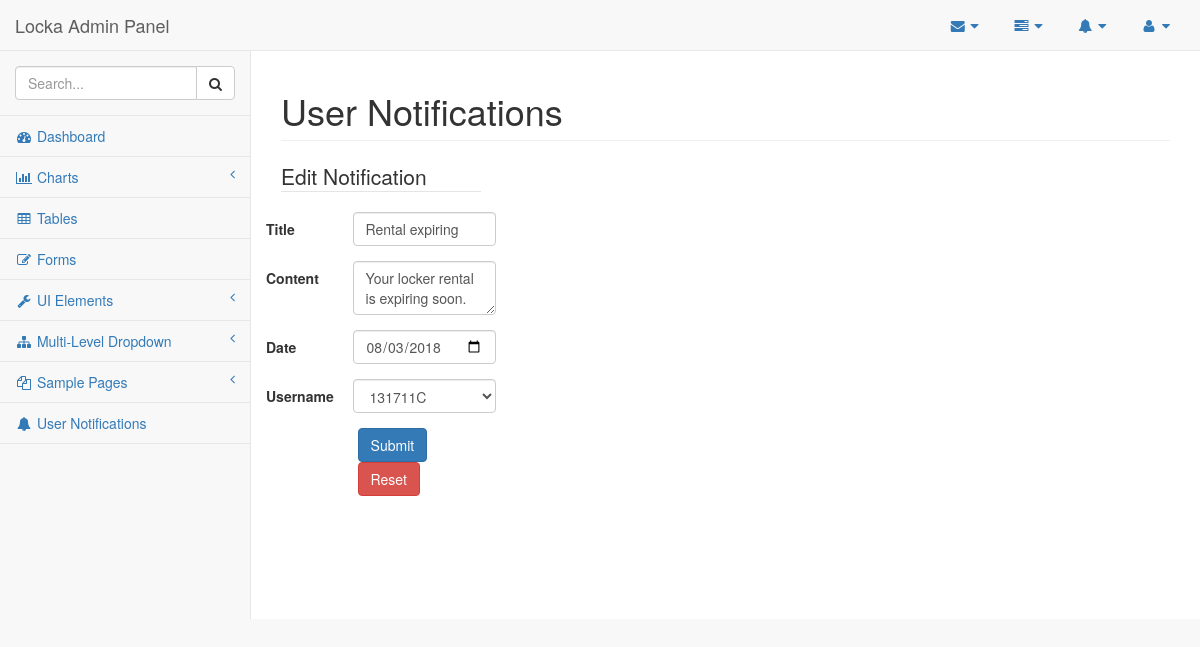
The app's page /updateNotifications/getNotification/9 with its own data.
### tables this page shows
CREATE TABLE IF NOT EXISTS `tbl_notifications` (
  `ID` int(11) NOT NULL AUTO_INCREMENT,
  `Username` varchar(12) NOT NULL,
  `Title` varchar(255) NOT NULL,
  `Content` varchar(255) NOT NULL,
  `Is_Read` tinyint(4) NOT NULL DEFAULT '0',
  `Is_Deleted` varchar(45) NOT NULL DEFAULT '0',
  `Create_By` varchar(12) NOT NULL DEFAULT 'SYS_ADMIN',
  `Create_Date` date NOT NULL,
  PRIMARY KEY (`ID`)
);

### application/controllers/updateNotifications.php (called while the page is built, shortened)
<?php
    class updateNotifications extends CI_Controller
    {
        public function __construct()
        {
            $this->load->library('session');
            $this->load->helper('form');
            $this->load->helper('url');
            $this->load->database();
            $this->load->library('form_validation');
            $this->load->model('updatenotificationmodel');
        }
        function getNotification($ID){
            $this->load->model('updatenotificationmodel');
            $data['notificationrecord'] = $this->updatenotificationmodel->get_notification($ID);
            $data['notificationuser'] = $this->updatenotificationmodel->get_user();
            $data['userrlist'] = $this->updatenotificationmodel->get_user();
            $this->load->view('updateNotifications', $data);
        }
    }
?>

### index.php (called while the page is built, shortened)
<?php
require_once BASEPATH.'core/CodeIgniter.php';

### application/models/updatenotificationmodel.php (called while the page is built, shortened)
<?php
            class updatenotificationmodel extends CI_Model
            {
                function get_notification($ID)
                {
                    $this->db->where('ID', $ID);
                    $this->db->from('tbl_notifications');
                    $query = $this->db->get();
                    return $query->row();
                }
                function get_user()
                {
                    $this->db->select('username');
                    $this->db->from('tbl_users');
                    $this->db->where('username != "Admin"');
                    $query = $this->db->get();
                    $result = $query->result_array();
                    return $result;
                }
            }
?>

### application/views/updateNotifications.php (the view, shortened to what this page needs)
<!DOCTYPE html>
<html lang="en">
<head>
    <link href="<?php echo base_url()?>assets/Admin-BS/vendor/bootstrap/css/bootstrap.min.css" rel="stylesheet">
    <link href="<?php echo base_url()?>assets/Admin-BS/vendor/metisMenu/metisMenu.min.css" rel="stylesheet">
    <link href="<?php echo base_url()?>assets/Admin-BS/dist/css/sb-admin-2.css" rel="stylesheet">
    <link href="<?php echo base_url()?>assets/Admin-BS/vendor/morrisjs/morris.css" rel="stylesheet">
    <link href="<?php echo base_url()?>assets/Admin-BS/vendor/font-awesome/css/font-awesome.min.css" rel="stylesheet" type="text/css">
</head>
<body>
    <div id="wrapper">
        <nav class="navbar navbar-default navbar-static-top" role="navigation" style="margin-bottom: 0">
            <div class="navbar-header">
                <a class="navbar-brand" href="index.html">Locka Admin Panel</a>
            </div>
            <ul class="nav navbar-top-links navbar-right">
                <li class="dropdown">
                    <a class="dropdown-toggle" data-toggle="dropdown" href="#">
                        <i class="fa fa-envelope fa-fw"></i> <i class="fa fa-caret-down"></i>
                    </a>
                </li>
                <li class="dropdown">
                    <a class="dropdown-toggle" data-toggle="dropdown" href="#">
                        <i class="fa fa-tasks fa-fw"></i> <i class="fa fa-caret-down"></i>
                    </a>
                </li>
                <li class="dropdown">
                    <a class="dropdown-toggle" data-toggle="dropdown" href="#">
                        <i class="fa fa-bell fa-fw"></i> <i class="fa fa-caret-down"></i>
                    </a>
                </li>
                <li class="dropdown">
                    <a class="dropdown-toggle" data-toggle="dropdown" href="#">
                        <i class="fa fa-user fa-fw"></i> <i class="fa fa-caret-down"></i>
                    </a>
                </li>
            </ul>
            <div class="navbar-default sidebar" role="navigation">
                <div class="sidebar-nav navbar-collapse">
                    <ul class="nav" id="side-menu">
                        <li class="sidebar-search">
                            <div class="input-group custom-search-form">
                                <input type="text" class="form-control" placeholder="Search...">
                                <span class="input-group-btn">
                                <button class="btn btn-default" type="button">
                                    <i class="fa fa-search"></i>
                                </button>
                            </span>
                            </div>
                        </li>
                        <li>
                            <a href="index.html"><i class="fa fa-dashboard fa-fw"></i> Dashboard</a>
                        </li>
                        <li>
                            <a href="#"><i class="fa fa-bar-chart-o fa-fw"></i> Charts<span class="fa arrow"></span></a>
                        </li>
                        <li>
                            <a href="tables.html"><i class="fa fa-table fa-fw"></i> Tables</a>
                        </li>
                        <li>
                            <a href="forms.html"><i class="fa fa-edit fa-fw"></i> Forms</a>
                        </li>
                        <li>
                            <a href="#"><i class="fa fa-wrench fa-fw"></i> UI Elements<span class="fa arrow"></span></a>
                        </li>
                        <li>
                            <a href="#"><i class="fa fa-sitemap fa-fw"></i> Multi-Level Dropdown<span class="fa arrow"></span></a>
                        </li>
                        <li>
                            <a href="#"><i class="fa fa-files-o fa-fw"></i> Sample Pages<span class="fa arrow"></span></a>
                        </li>
                        <li>
                            <a href="AdminNotifications"><i class="fa fa-bell fa-fw"></i> User Notifications</a>
                        </li>
                    </ul>
                </div>
            </div>
        </nav>
        <div id="page-wrapper">
            <div class="row">
                <div class="col-lg-12">
                    <h1 class="page-header">User Notifications</h1>
                </div>
            </div>
                <div class="row">
                    <div class="col-lg-3 col-md-6">
                    <legend>Edit Notification</legend>
                        <?php
                        $attributes = array("class" => "form-horizontal", "id" => "notificationform", "name" => "notificationform");
                        echo form_open("updateNotifications/updateNotification/".$notificationrecord->ID, $attributes);?>
                        <fieldset>
                        <div class="form-group">
                            <div class="row colbox">
                                <div class="col-lg-4 col-sm-4">
                                    <label for="Title" class="control-label">Title</label>
                                </div>
                                <div class="col-lg-8 col-sm-8">
                                    <input id="Title" name="Title" type="text" class="form-control" value="<?php echo $notificationrecord->Title; ?>" required/>
                                </div>
                            </div>
                        </div>
                        <div class="form-group">
                            <div class="row colbox">
                                <div class="col-lg-4 col-sm-4">
                                    <label for="Content" class="control-label">Content</label>
                                </div>
                                <div class="col-lg-8 col-sm-8">
                                    <textarea id="Content" name="Content" type="text" class="form-control" required><?php echo $notificationrecord->Content; ?></textarea>
                                </div>
                            </div>
                        </div>
                        <div class="form-group">
                            <div class="row colbox">
                                <div class="col-lg-4 col-sm-4">
                                    <label for="Create_Date" class="control-label">Date</label>
                                </div>
                                <div class="col-lg-8 col-sm-8">
                                    <input id="Create_Date" name="Create_Date" type="date" class="form-control" value="<?php echo $notificationrecord->Create_Date; ?>" required/>
                                </div>
                            </div>
                        </div>
                        <div class="form-group">
                            <div class="row colbox">
                                <div class="col-lg-4 col-sm-4">
                                    <label for="Username" class="control-label">Username</label>
                                </div>
                                <div class="col-lg-8 col-sm-8">
                                <select id="Username" name="Username" class="form-control" value="<?php echo $notificationuser->Username; ?>" required>
                                <?php foreach ($userrlist as $row)
                                  { ?>
                                    <option value="<?php echo $row['username'] ?>"> <?php echo $row['username'] ?></option>";
                                  <?php }
                                    ?>
                                </select>
                                </div>
                            </div>
                        </div>
                        <div class="form-group">
                            <div class="col-sm-offset-4 col-lg-8 col-sm-8 text-left">
                                <input id="btn_submit" name="btn_submit" type="submit" class="btn btn-primary" value="Submit"/>
                                <input id="btn_reset" name="btn_reset" type="reset" class="btn btn-danger" value="Reset" />
                            </div>
                        </div>
                        </fieldset>
                        </form>
                        </div>
                    </div>
            </div>
        </div>
</body>
</html>

### records on screen
tbl_notifications: Title "Rental expiring", Content "Your locker rental is expiring soon.", Create_Date "08/03/2018"

### other values on screen
form field Username "131711C"
